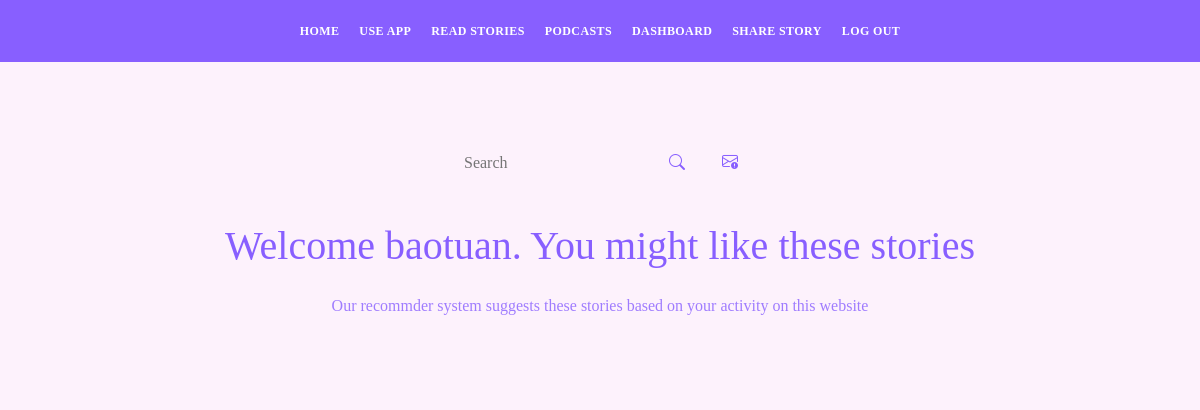
The page /recsys (signed in) on the database as committed earlier.
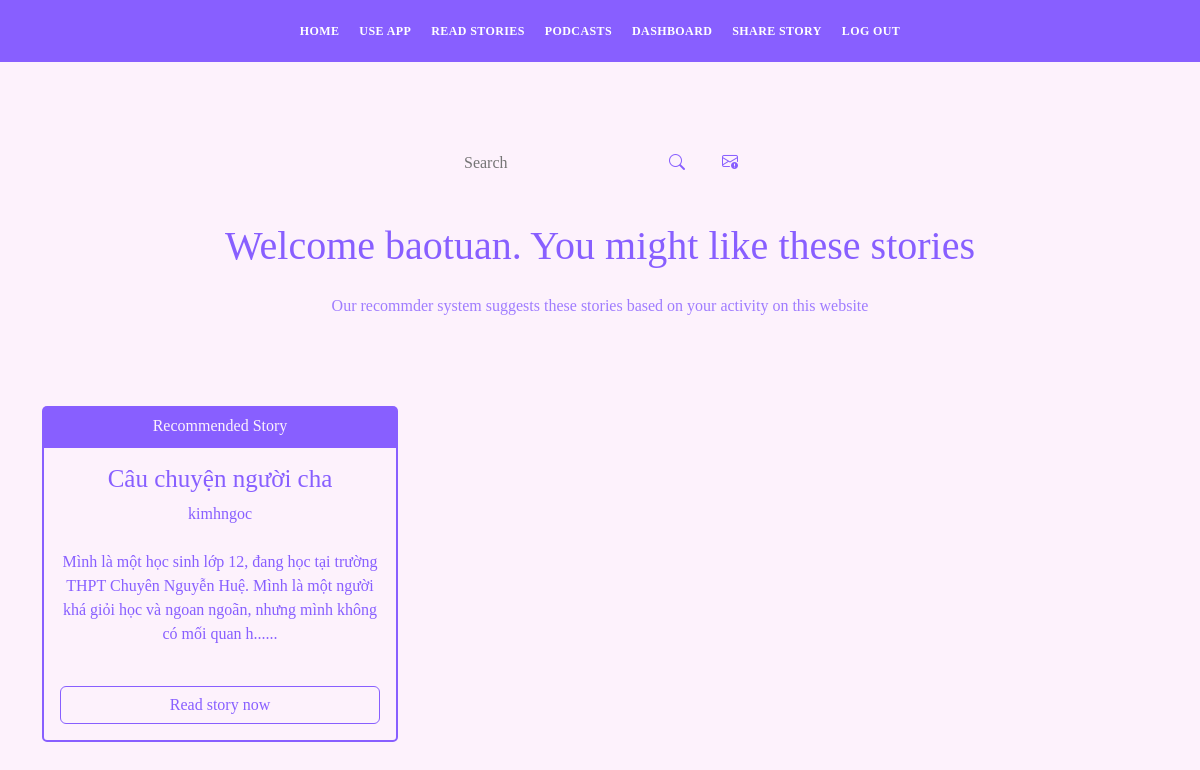
The same page on the database as committed later.
### app.py (models this page shows, shortened)
class Blogs(db.Model):
    id = db.Column(db.Integer, primary_key=True)
    title = db.Column(db.String(255), nullable=False)
    content = db.Column(db.Text, nullable=False)
    date_posted = db.Column(db.DateTime, default=datetime.utcnow)
    blog_commented = db.relationship('Comments', backref='blog_commented')
    blog_reacted = db.relationship('Reactions', backref='blog_reacted')
    tags = db.relationship('Tags', backref='blog_tags')
    blog_bookmarked = db.relationship('BookMarks', backref='blog_bookmarked')
    blog_category = db.relationship('Categories', backref='blog_category')
    poster_id = db.Column(db.Integer, db.ForeignKey('users.id'))

class Users(db.Model, UserMixin):
    id = db.Column(db.Integer, primary_key=True)
    name = db.Column(db.String(200), nullable=False)
    email =  db.Column(db.String(120), nullable=False, unique=True)
    user_name = db.Column(db.String(120), nullable=False)
    password_hash = db.Column(db.String(200))
    posts = db.relationship('Blogs', backref='poster')
    comments = db.relationship('Comments', backref='commenter')
    reacts = db.relationship('Reactions', backref='reacter')
    bookmarks = db.relationship('BookMarks', backref='bookmarker')
    @property
    def password():
        raise AttributeError('password is not a readable attribute')
    date_added = db.Column(db.DateTime, default=datetime.utcnow)

### app.py (the view)
@app.route("/recsys")
def recsys():
    result = recys.compute(current_user_logined_id=current_user.id)
    all_blogs = Blogs.query.order_by(Blogs.date_posted)
    return render_template("recsys.html", result=result, all_blogs=all_blogs)

### form_backup.py
class SearchForm(FlaskForm):
    searched = StringField("Searched", validators=[DataRequired()])
    submit = SubmitField("Search now")

### app.py (called while the page is built)
@app.context_processor
def base():
    form = SearchForm()
    return dict(form=form)

@login_manager.user_loader
def load_user(user_id):
    return Users.query.get(int(user_id))

### recommender_sytem_backup.py (called while the page is built)
  def cosine(self, a, b):
    return a.dot(b) / ((np.linalg.norm(a) * np.linalg.norm(b)) + np.finfo(np.float64).eps)

### templates/recsys.html (shortened to what this page needs)
{% include 'navbar.html' %}
<div id="hero" class="hero route bg-image">
    <div class="hero-content display-table"  style="background-color: var(--bg-color); color: var(--purple-color);">
        <br> <br> <br> <br> <br> <br>
        <div class="container-fluid" style="max-width: 300px;">
            <form method="POST" class="d-flex" role="search" action="{{url_for('search')}}">
                <input class="search-custom" placeholder="Search" name="searched">
                <button class="btn btn-outline-search" type="submit"><i class="bi bi-search"></i></button>
                <a href="{{url_for('recsys')}}" style="margin-top: 6px;" >
                    <i class="bi bi-envelope-exclamation ms-4" style="color: var(--purple-color)"></i>
                </a>
            </form>
        </div>
        <div class="table-cell-3"  style="background-color: var(--bg-color); color: var(--purple-color);">
            <div class="container">
                <h1> Welcome {{current_user.name}}. You might like these stories</h1>
                <p class="opacity-8 mt-4"> Our recommder system suggests these stories based on your activity on this website</p>
                <br>
                <div class="row mt-4">
                    {% for blog_suggested_id in result %}
                        {% for blog in all_blogs %}
                            {% if blog.id == blog_suggested_id %}
                                <div class="col-4 mt-4">
                                    <div class="card">
                                        <div class="card-header card-secondary-color">
                                            Recommended Story
                                        </div>
                                        <div class="card-body card-primary-color">
                                            <h3 class="card-title-blog">{{blog.title}}</h3>
                                            <a href="{{url_for('other_user_blogs', id=blog.poster.id)}}"><p class="card-text">{{blog.poster.user_name}}</p></a>
                                            <p class="card-text mt-4">{{blog.content[:150]}}......</p>
                                            <br>
                                            <div class="d-grid gap-2">
                                                <a href="{{url_for('blog', id=blog.id)}}" class="btn btn-outline-primary">Read story now</a>
                                            </div>
                                        </div>
                                    </div>
                                </div>
                            {% endif %}
                        {% endfor %}
                    {% endfor %}
                </div>
            </div>
        </div>
    </div>

Rows that differ between the two databases and show on the page:
added Blogs: title "Câu chuyện người cha", poster.user_name "kimhngoc", content "Mình là một học sinh lớp 12, đang học tại trường THPT Chuyên Nguyễn Huệ. Mình là một người khá giỏi học và ngoan ngoãn, nhưng mình không có mối quan h"
